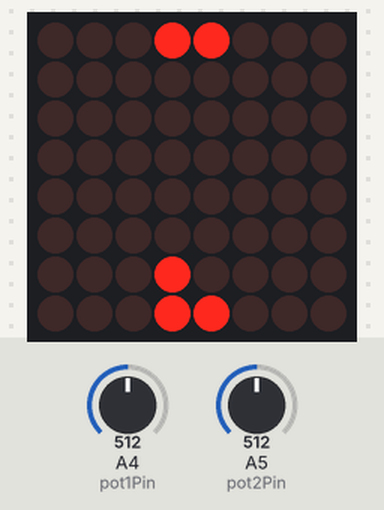
This sketch was run on a simulated Arduino Uno, built with avr-gcc and run on an emulated ATmega328P. Parts: 8×8 LED matrix. Wiring (inferred from the names in the program): LED matrix (orientation assumed): rows pin 9, pin 3, pin 2, pin 12, pin 15, pin 11, pin 7, pin 6; columns pin 13, pin 8, pin 17, pin 10, pin 5, pin 16, pin 4, pin 14. The inputs (shaded band) are chosen by the test bench; at power-on: A4 (pot1Pin) = 512, A5 (pot2Pin) = 512. Random numbers use the default seed unless the sketch sets one.

Above: at 1.2 s.
1.3 s: A4 (pot1Pin) set to 716
At 1.99 s:
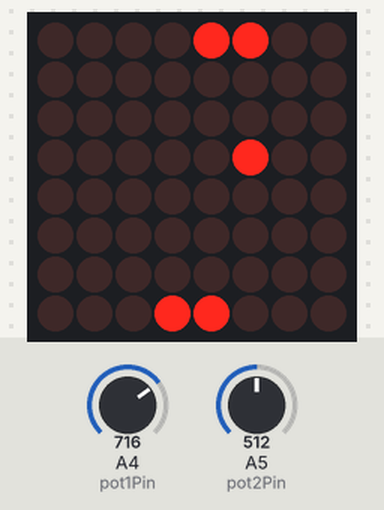
3.6 s: A5 (pot2Pin) set to 716
At 4.95 s:
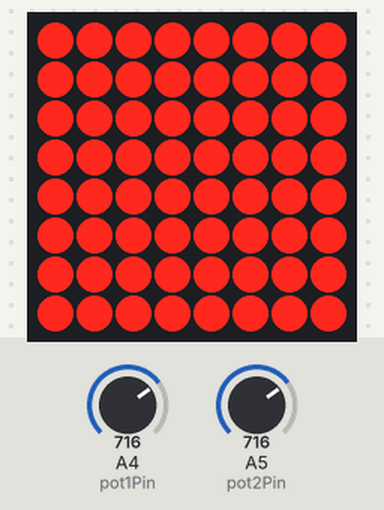
5.7 s: A4 (pot1Pin) set to 511
At 7.07 s:
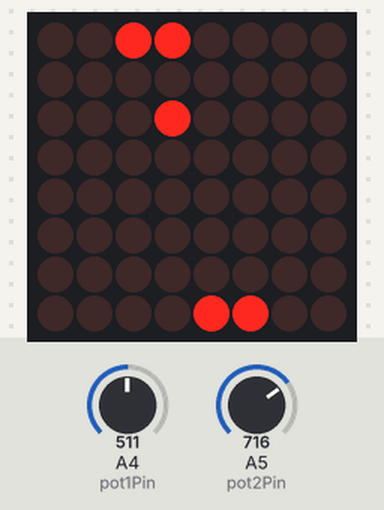
8.1 s: A5 (pot2Pin) set to 900
At 10.01 s:
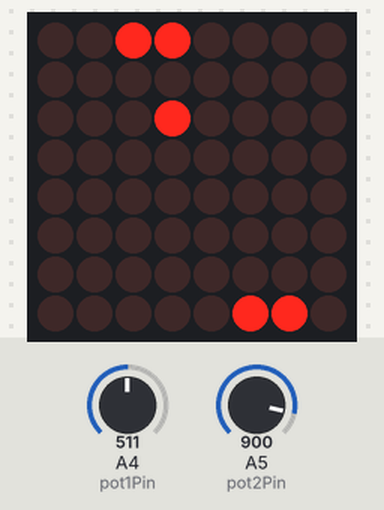
10.1 s: A5 (pot2Pin) set to 1023
At 10.33 s:
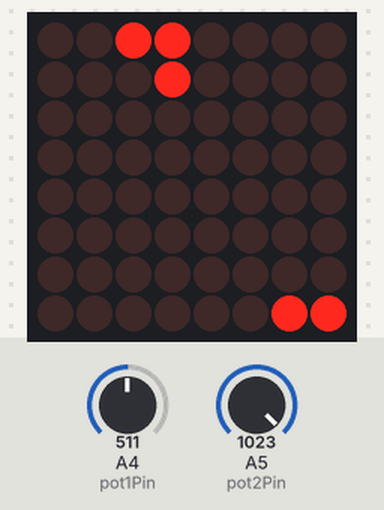
12.5 s: A4 (pot1Pin) set to 306
At 14.33 s:
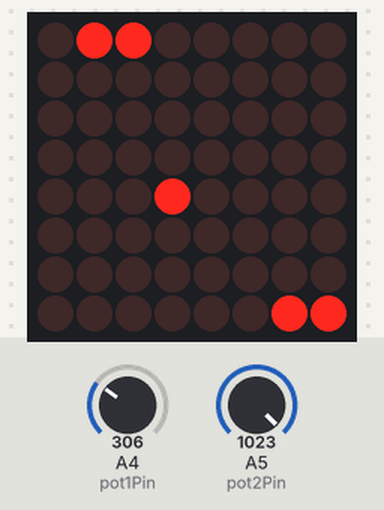
Timing chart, 0 to 15.8 s (numbered marks = the images above; inputs shaded):
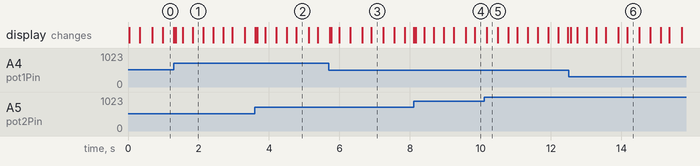

The sketch:

PingPong.ino
```cpp
/*
  Ping Pong Spiel
  LED-Matrix und zwei Potis für ein Pingpong Spiel

  Dieses Beispiel aus dem Fritzing Creator Kit: www.fritzing.org/creator-kit.
*/

// Pinbelegung für Arduino UNO
int reihenPins[8] = {9,3,2,12,15,11,7,6};      // Anschlüsse der Reihenpins am Arduino
int spaltenPins[8] = {13,8,17,10,5,16,4,14};   // Anschlüsse der Spaltenpins am Arduino


// Pinbelegung für Arduino MEGA
// int reihenPins[8] = {9,3,2,12,55,11,7,6};      // Anschlüsse der Reihenpins am Arduino
// int spaltenPins[8] = {13,8,57,10,5,56,4,54};   // Anschlüsse der Spaltenpins am Arduino

int pot1Pin=4;                                        // Pin an dem das Potentiometer von Spieler 1 angeschlossen ist
int pot2Pin=5;                                        // Pin an dem das Potentiometer von Spieler 2 angeschlossen ist

int image[8][8]={                                      // Bild, das auf der Matrix gezeigt wird. 1 = LED an, 0 = LED aus
{0,0,0,0,0,0,0,0},
{0,0,0,0,0,0,0,0},
{0,0,0,0,0,0,0,0},
{0,0,0,0,0,0,0,0},
{0,0,0,0,0,0,0,0},
{0,0,0,0,0,0,0,0},
{0,0,0,0,0,0,0,0},
{0,0,0,0,0,0,0,0}
};

int death[8][8]={                                      // Alles an
{1,1,1,1,1,1,1,1},
{1,1,1,1,1,1,1,1},
{1,1,1,1,1,1,1,1},
{1,1,1,1,1,1,1,1},
{1,1,1,1,1,1,1,1},
{1,1,1,1,1,1,1,1},
{1,1,1,1,1,1,1,1},
{1,1,1,1,1,1,1,1}
};

int death2[8][8]={                                      // Totenkopf
{0,1,1,1,1,1,0,0},
{1,1,1,1,1,1,1,0},
{1,0,0,1,0,0,1,0},
{1,1,1,1,1,1,1,0},
{0,1,1,1,1,1,0,0},
{0,1,0,1,0,1,0,0},
{0,1,0,1,0,1,0,0},
{0,0,0,0,0,0,0,0}
};

int blank[8][8]={                                      // alles aus
{0,0,0,0,0,0,0,0},
{0,0,0,0,0,0,0,0},
{0,0,0,0,0,0,0,0},
{0,0,0,0,0,0,0,0},
{0,0,0,0,0,0,0,0},
{0,0,0,0,0,0,0,0},
{0,0,0,0,0,0,0,0},
{0,0,0,0,0,0,0,0}
};

long theTimer;                                           // Timervariable

int gameState=0;                                         // speichert den Spielmodus
int animations=300;                                      // speichert die Dauer der Zwischenbilder

float ballXSpeed = 1;                                    // speichert die Beschleunigung in X-Richtung
float ballXPosition=4;                                   // speichert die Ballposition als reale Zahl

float ballYSpeed = 0;                                    // speichert die Beschleunigung in Y-Richtung
float ballYPosition=4;                                   // speichert die Ballposition als reale Zahl

int imageYPosition;                                      // speichert die Ballposition als ganze Zahl
int imageXPosition;                                      // speichert die Ballposition als ganze Zahl

int player1Position=3;                                   // speichert die Paddel Position von Player1
int player2Position=3;                                   // speichert die Paddel Position von Player2

int gameSpeed;                                           // speichert die aktuelle Spielgeschwindigkeit

void setup(){
  for (int i=0; i<8; i++){                               // Alle Pins werden als OUTPUT deklariert
    pinMode(reihenPins[i],OUTPUT);
    pinMode(spaltenPins[i],OUTPUT);
  }
}

void draw(){
  for (int y=0; y<8; y++){                               // zeilenweise werden
    for (int x=0; x<8; x++){                             // von links nach rechts alle Einträge des Arrays geprüft
      if (image[x][y]==1){                               // ist der Eintrag = 1
        digitalWrite(spaltenPins[x],HIGH);               // wird der Spaltenpin eingeschalten
      } else {                                           // sonst
        digitalWrite(spaltenPins[x],LOW);                // abgeschalten
      }
    }
    digitalWrite(reihenPins[y],LOW);                     // nun wird der Reihenpin auf LOW geschalten (da es die Kathode der LED betrifft bedeutet LOW eingeschalten: LOW = GND)
    delayMicroseconds(1000);                             // das Programm hällt 1000 Mikrosekunden an
    digitalWrite(reihenPins[y],HIGH);                    // danach wird der Reihenpin wieder auf HIGH (in diesem Fall also abge-) schalten
  }
}

void update(){
  switch (gameState) {                                   // in welchem Modus befindet sich das Programm
  case 0:                                                // neues Spiel
    memcpy(image,blank,sizeof(blank));                   // Bildschirm wird gelöscht
    gameSpeed=300;                                       // Spieltempo wird festgelegt
    ballXPosition=3;                                     // festlegen der Ballposition
    ballYPosition=3;                                     // festlegen der Ballposition
    ballYSpeed=0;                                        // Ball fliegt am Anfang gerade
    if (random(0,2)>0){                                  // per Zufall nach Links oder Rechts
      ballXSpeed=1;
    } else {
      ballXSpeed=-1;
    }
    theTimer=millis();
    gameState=1;
    break;
  case 1:                                                // Spiel aktiv
    image[player1Position][0]=0;                         // Paddel Player 1 alte Position löschen
    image[player1Position+1][0]=0;                       // Paddel Player 1 alte Position löschen
    image[player2Position][7]=0;                         // Paddel Player 2 alte Position löschen
    image[player2Position+1][7]=0;                       // Paddel Player 2 alte Position löschen

    player1Position=map(analogRead(pot1Pin),0,1023,0,6); // liest die Position von Spieler 1 aus
    player2Position=map(analogRead(pot2Pin),0,1023,0,6); // liest die Position von Spieler 2 aus

    image[player1Position][0]=1;                         // Paddel Player 1 darstellen
    image[player1Position+1][0]=1;                       // Paddel Player 1 darstellen
    image[player2Position][7]=1;                         // Paddel Player 2 darstellen
    image[player2Position+1][7]=1;                       // Paddel Player 2 darstellen

    if (millis()>theTimer+gameSpeed){                    // timer für Spielgeschwindigkeit
      if (gameSpeed>50) gameSpeed-=3;                    // spiel wird beschleunigt
      theTimer=millis();                                 // neuer Timer wird gesetzt
      image[imageYPosition][imageXPosition]=0;           // alte Position wird überschrieben
      ballXPosition+=ballXSpeed;                         // Update der Position
      ballYPosition+=ballYSpeed;                         // Update der Position

      if (ballYPosition>=7) ballYSpeed*=-1;              // Koolision unterer Rand
      if (ballYPosition<=0) ballYSpeed*=-1;              // Koolision oberer Rand

      ballYPosition=constrain(ballYPosition,0,7);        // verhindert, dass Werte kleiner 0 oder größer 7 erreicht werden
      ballXPosition=constrain(ballXPosition,0,7);        // verhindert, dass Werte kleiner 0 oder größer 7 erreicht werden
      imageYPosition=round(ballYPosition);
      imageXPosition=round(ballXPosition);

      if ((ballXPosition>=6)&&(image[imageYPosition][7]==1)) {  // wenn der Ball den Rand erreicht und das Paddel trifft
        ballXSpeed*=-1;                                    // Ball wird reflektiert
        ballYSpeed=random(-2,3);                           // Abprallwinkel bekommt Zufallskomponente
      }
      if ((ballXPosition<=1)&&(image[imageYPosition][0]==1)) {  // wenn der Ball den Rand erreicht und das Paddel trifft
        ballXSpeed*=-1;                                    // Ball wird reflektiert
        ballYSpeed=random(-2,3);                           // Abprallwinkel bekommt Zufallskomponente
      }
      if (ballXPosition>=7){                               // Ball im Aus
        gameState=2;                                       // Spiel verloren Modus wird aktiviert
        theTimer=millis();                                 // neuer Timer wird gesetzt
      }

      if (ballXPosition<=0){                               // Ball im Aus
        gameState=2;                                       // Spiel verloren Modus wird aktiviert
        theTimer=millis();                                 // neuer Timer wird gesetzt
      }

      image[imageYPosition][imageXPosition]=1;             // neue Position wird eingeschalten

    }
    break;
  case 2:                                                  // Spiel verloren, kurze Nachleuchtzeit
    if (millis()>theTimer+gameSpeed){
      theTimer=millis();
      gameState=3;                                         // Spiel verloren Anzeigemodus aufrufen
    }
    break;
  case 3:                                                  // Spiel verloren Anzeigemodus
    memcpy(image,death,sizeof(death));                     // Spiel verloren Bild wird aufgerufen, memcpy ist eine Funktion, die ein Array einem anderen Array gleich setzt
    if (millis()>theTimer+animations){                     // Wartzeit
      gameState=0;                                         // Spiel starten von vorn
    }
    break;
  }
}

void loop(){
  update();                                                // alle Berechnungen sind in der update-Methode
  draw();                                                  // Darstellung ist in der draw-Methode
}
```
